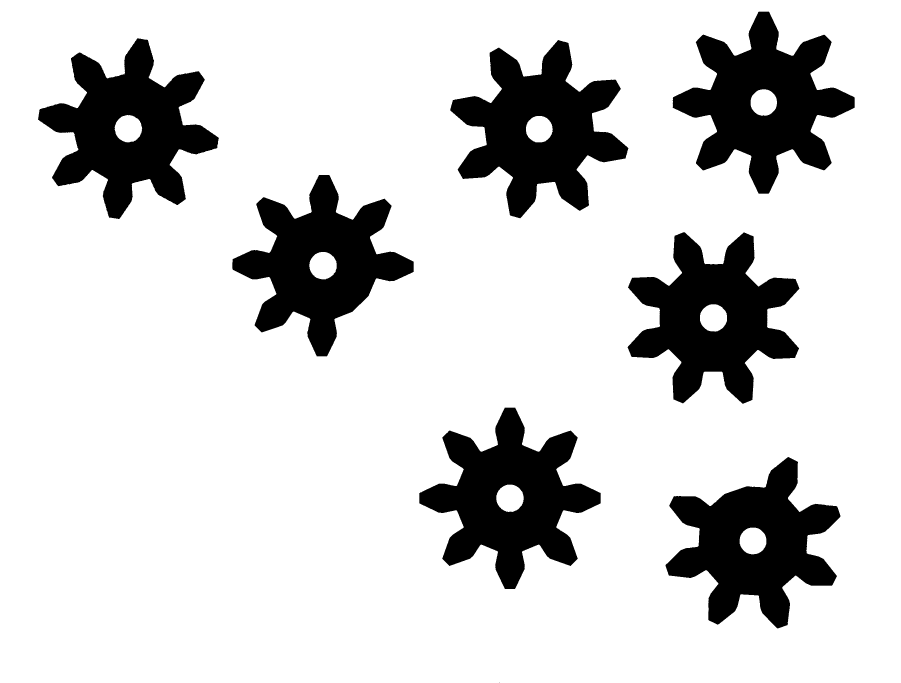
#> input picture Trabalho-Final/images/engrenagens_without_edge.png, 2703 x 2048 px, found by its file name (shown at 1/3 size)
$ python classification.py
#> lines starting #> are read from the running program, lines starting #| are printed output that depends on the picture; after the words box and inside, x2 and y2 are one past the last pixel; in counts of white or black regions, pixels touching at a corner belong together
# Importação das bibliotecas necessárias
import cv2
import numpy as np

# Variável para contar quantas engrenagens foram encontradas
count = 1

# Leitura da imagem
img = cv2.imread('images/engrenagens_without_edge.png')
#> img is the input picture: shape (2048, 2703, 3); 82.5% white; 8 black regions (1 under 20 px), largest, box (x1, y1, x2, y2) and area: (1351, 120, 1885, 655) 142053, (2018, 35, 2564, 581) 141316, (114, 115, 657, 657) 140015

# Conversão da imagem para escala de cinza
gray = cv2.cvtColor(img, cv2.COLOR_BGR2GRAY)

# Aplica um filtro de suavização para remover ruídos
gray = cv2.medianBlur(gray, 5)
#> gray: shape (2048, 2703); 82.5% white; 7 black regions, largest, box (x1, y1, x2, y2) and area: (1351, 121, 1885, 654) 142062, (2018, 35, 2564, 581) 141311, (114, 115, 656, 657) 140009

# Detecta as bordas na imagem usando o algoritmo de detecção de bordas de Canny
edges = cv2.Canny(gray, 50, 200, apertureSize=3)
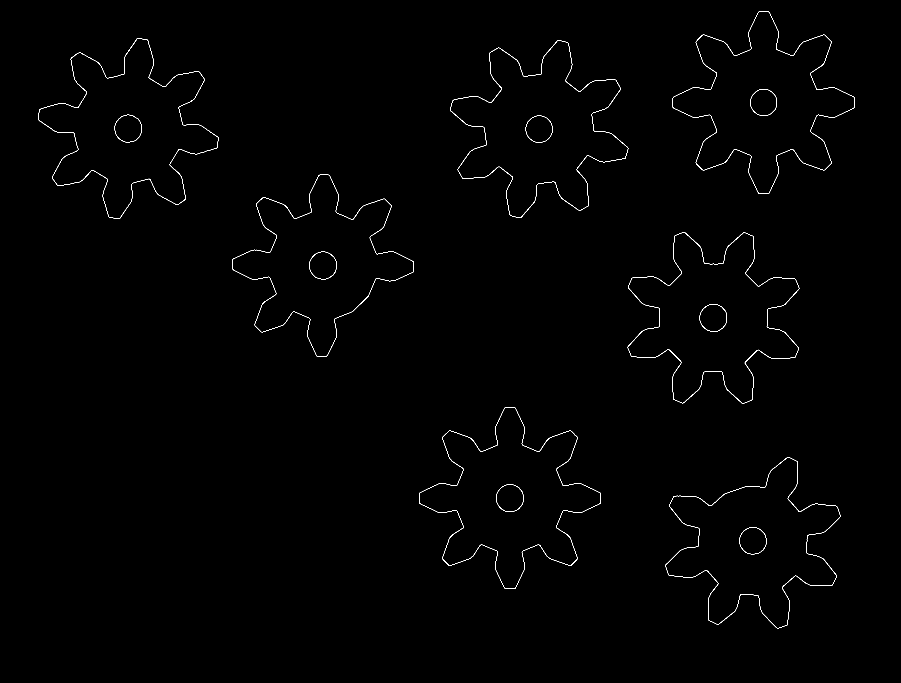
#> edges: shape (2048, 2703) (shown at 1/3 size); 0.37% white in thin lines or dots, all inside (x1, y1, x2, y2) = (114, 34, 2564, 1885)

# Detecta linhas na imagem usando o algoritmo de transformada de Hough probabilística
lines = cv2.HoughLinesP(edges, 1, np.pi/180, 50, minLineLength=50, maxLineGap=10)
#> lines = 81 rows, first 6: [178, 557, 240, 545], [2392, 1450, 2392, 1384], [602, 376, 655, 413], [2256, 1199, 2260, 1133], [1824, 320, 1861, 268], [1831, 399, 1883, 442]

# Verifica se linhas foram detectadas na imagem
if lines is not None:
    # Loop pelas linhas detectadas
    for line in lines:
        x1, y1, x2, y2 = line[0]
#> this loop made 81 passes
#> (x1, y1, x2, y2) on passes 1 to 12: (178, 557, 240, 545), (2392, 1450, 2392, 1384), (602, 376, 655, 413), (2256, 1199, 2260, 1133), (1824, 320, 1861, 268), (1831, 399, 1883, 442), (791, 591, 854, 615), (2432, 1756, 2495, 1756), (116, 360, 168, 395), (1809, 486, 1876, 474), (1181, 755, 1238, 783), (2352, 995, 2396, 1045)

# Encontra os contornos (bordas fechadas) na imagem
contours, hierarchy = cv2.findContours(edges, cv2.RETR_EXTERNAL, cv2.CHAIN_APPROX_SIMPLE)
#> contours = 7 contours; box (x1, y1, x2, y2) and area: (1350, 120, 1885, 654) 147307, (2017, 34, 2564, 581) 146384, (114, 114, 656, 657) 145385, (1882, 696, 2398, 1211) 145144, (1257, 1222, 1802, 1767) 144753, (1996, 1371, 2521, 1885) 138854, (696, 524, 1241, 1069) 136956

# Loop pelos contornos encontrados
for i, contour in enumerate(contours):
    # Aproxima o contorno por um polígono de menor número de lados
    approx = cv2.approxPolyDP(contour, 0.02*cv2.arcLength(contour, True), True)

    # Verifica se o polígono tem pelo menos 16 vértices, o que indica que pode ser uma engrenagem
    if len(approx) >= 16:
        for vertex in approx:
            x, y = vertex[0]
        # Encontra o retângulo mínimo que envolve o contorno (pode ser uma engrenagem inclinada)
        rect = cv2.minAreaRect(contour)
        # Calcula a área do retângulo
        area = rect[1][0] * rect[1][1]
        # Escreve um texto indicando que a engrenagem foi aceita
        cv2.putText(img, str(count) + ": ACEITO", (approx[0][0][0]-100, approx[0][0][1]+380), cv2.FONT_HERSHEY_SIMPLEX, 1.5, (0, 255, 0), 4)
        count += 1
    else:
        # Se o polígono não tem pelo menos 16 vértices, é considerado indefinido
        # Escreve um texto indicando que a engrenagem é indefinida
        cv2.putText(img, "INDEFINIDO", (approx[0][0][0]-100, approx[0][0][1]+380), cv2.FONT_HERSHEY_SIMPLEX, 1.5, (0, 0, 255), 4)
#> this loop made 7 passes
#> (rect, area) on passes 2, 3, 5, 6, 7: (((1529.4, 1494.2), (513.3, 513.5), -67.5), 263566), (((2140, 953), (513.4, 513.4), -44.55), 263567.3), (((1617.1, 387), (515.2, 515.4), -7.24), 265540.8), (((384.6, 385.2), (513.7, 514), -13.42), 264018.9), (((2290.5, 307.2), (515.2, 514.8), -67.5), 265187.8)
#> after the loop, count = 6

# Salva a imagem com os resultados
cv2.imwrite('images/engrenagens_without_damage.png', img)

# Espera por uma tecla ser pressionada e fecha todas as janelas
cv2.waitKey(0)
cv2.destroyAllWindows()
